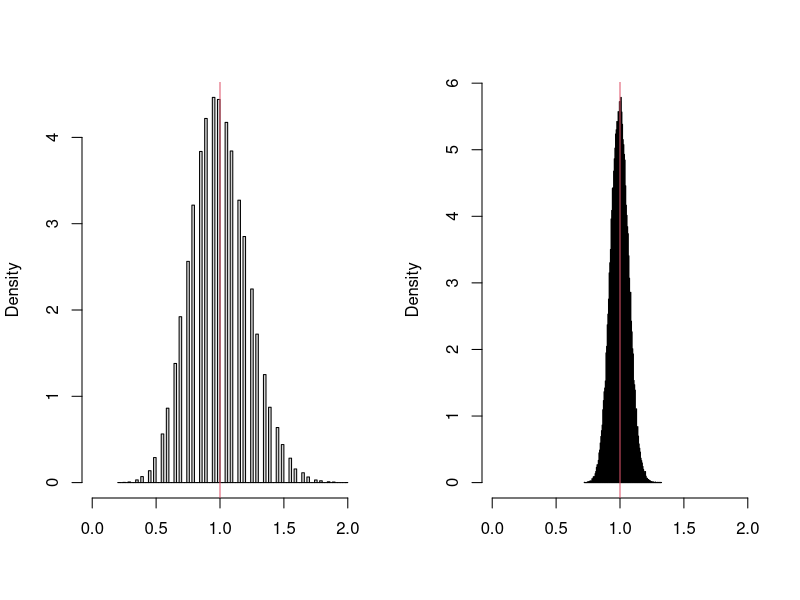
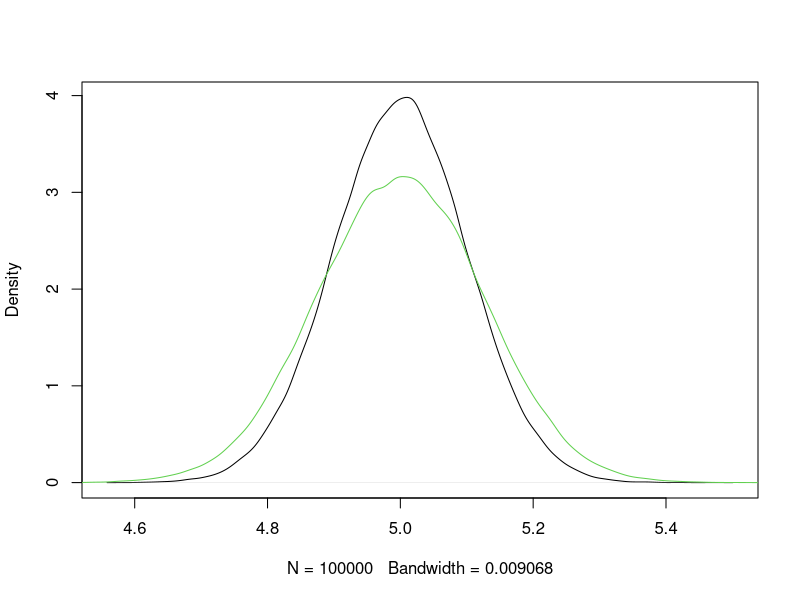

Recreate these plots in R, in order.
library(tidyverse)
library(MASS)
M <- 100000; n1 <- 20; n2 <- 200; y1 <- y2 <- rep(NA, M)
for (i in 1:M) {
  y1[i] <- n1 %>% rpois(.,1) %>% mean
  y2[i] <- n2 %>% rpois(.,1) %>% mean
}
par(mfrow=c(1,2))
y1 %>% hist.scott(., xlim=c(0,2), main="", xlab = ""); abline(v=1,col=2)
y2 %>% hist.scott(., xlim=c(0,2), main="", xlab = ""); abline(v=1,col=2)

  
#-------------------------------------------

n <- 100; mat.y <- matrix(NA, nrow = M, ncol = 2)
for (i in 1:M) {
  y <- n %>% rnorm(.,5)
  mat.y[i,] <- c(mean(y), median(y))
}
par(mfrow=c(1,1))
plot(density(mat.y[,1]), type="l", main="") # black line
lines(density(mat.y[,2]), col=3) #green line